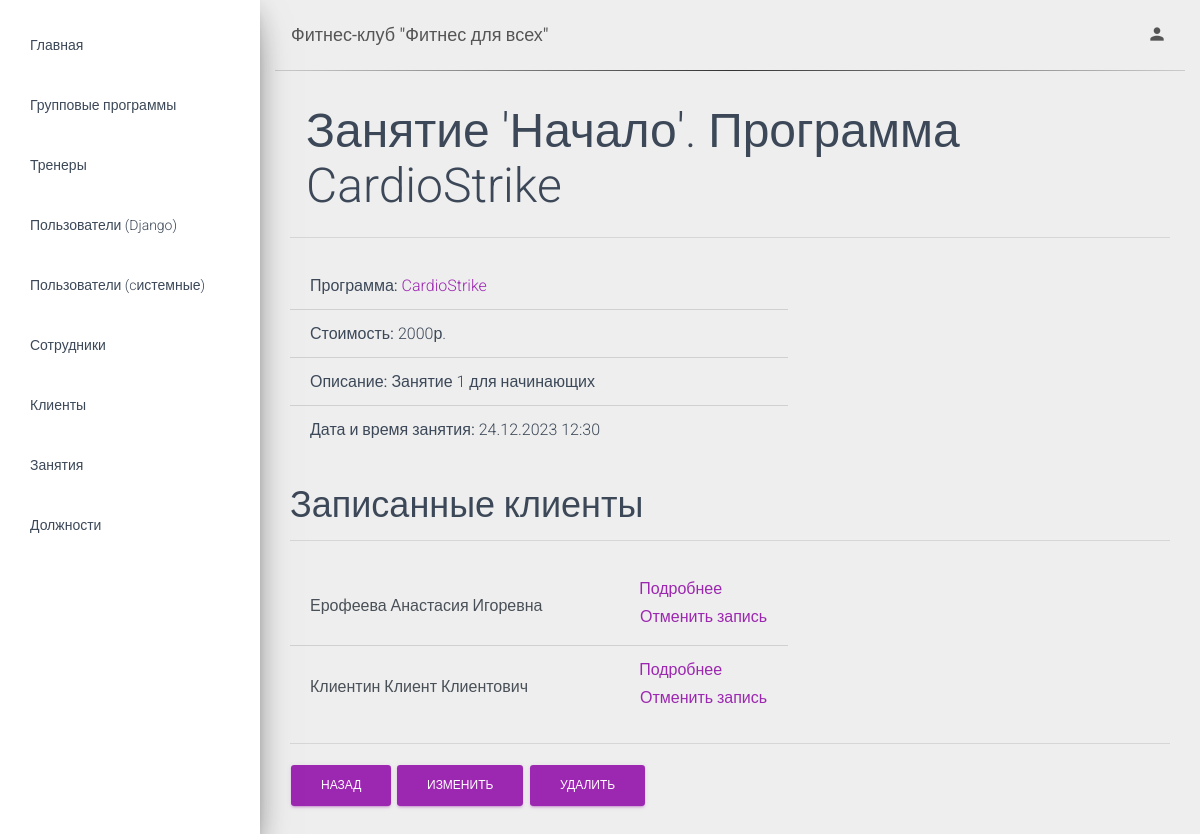
The page /workout/1 (signed in) on the database its author committed.
### apps/common/models.py (models this page shows, shortened)
class Workout(models.Model):
    workout_name = models.CharField(max_length=500, null=False, blank=False)
    workout_description = models.CharField(max_length=1000, null=True, blank=True)
    program = models.ForeignKey(Program, on_delete=models.RESTRICT)
    trainer = models.ForeignKey(Trainer, on_delete=models.SET_NULL, null=True, blank=True)
    workout_datetime = models.DateTimeField(null=True, blank=True)
    client = models.ManyToManyField(Client, blank=True)
    class Meta:
        ordering = ["workout_datetime", "program", "workout_name"]
    def __str__(self):
        return f"Занятие '{self.workout_name}'. Программа {self.program.name}"

class Program(models.Model):
    name = models.CharField(max_length=500, null=False, blank=False, unique=True)
    description = models.CharField(max_length=1000, null=True, blank=True)
    cost = models.IntegerField(null=True, blank=True)
    class Meta:
        ordering = ["name"]

class Client(models.Model):
    fitness_user = models.OneToOneField(FitnessUser, on_delete=models.RESTRICT)
    has_subscription = models.BooleanField()
    class Meta:
        ordering = ["fitness_user__full_name"]

class FitnessUser(models.Model):
    SEX = (
        ("м", "Мужской"),
        ("ж", "Женский"),
        ("н", "Не указано"),
    )
    user = models.OneToOneField(User, on_delete=models.RESTRICT, default=None)
    full_name = models.CharField(max_length=255)
    gender = models.CharField(max_length=1, choices=SEX, blank=True, default="н")
    phone_number = models.CharField(max_length=11, null=True, blank=True)
    birth_date = models.DateField(null=True, blank=True)
    class Meta:
        ordering = ["full_name"]

### apps/common/views.py (the view)
# urls.py: re_path(r'^workout/(?P<pk>\d+)$', views.WorkoutDetailView.as_view(), name='workout-detail'),
class WorkoutDetailView(LoginRequiredMixin, UserPassesTestMixin, generic.DetailView):
    model = Workout
    template_name = "workout_detail.html"
    def test_func(self):
        return is_user_in_group(self.request.user, "Администратор") or (
                is_user_in_group(self.request.user, "Клиент") and Client.objects.get(
            fitness_user_id=FitnessUser.objects.get(user_id=self.request.user.id).id).workout_set.contains(
            self.get_object()))

### apps/common/services.py (called while the page is built)
def is_user_in_group(user, group_name: str):
    return user.groups.filter(name=group_name).exists()

### templates/common/workout_detail.html (shortened to what this page needs)
{% extends 'base.html' %}
{% block content %}
    <h1 class="p-3" style="font-size: xxx-large">{{ workout }}</h1>
    <hr class="mt-1 mb-4"/>
    <ul class="list-group list-group-flush col-sm-7">
        <li class="list-group-item border-bottom-0"><strong>Программа:</strong> <a
                href="{% url 'program-detail' pk=workout.program.id %}">{{ workout.program.name }}</a>
        </li>
        <li class="list-group-item border-bottom-0"><strong>Стоимость:</strong> {{ workout.program.cost }}р.
        </li>
        <li class="list-group-item border-bottom-0"><strong>Описание:</strong> {{ workout.workout_description }}
        </li>
        <li class="list-group-item border-bottom-0">
            <strong>Дата и время занятия:</strong> {{ workout.workout_datetime|date:'d.m.Y H:i' }}
        </li>
    </ul>
    {% for group in request.user.groups.all %}
        {% if group.name == 'Клиент' %}
            <hr/>
            <div>
                <p class="col-sm-7 list-group-item border-top-0" style="font-size: large">
                    <strong>Вы записаны на занятие</strong>
                </p>
            </div>
            <hr/>
        {% elif group.name == 'Администратор' %}
            <div class="mt-4">
                <h2>Записанные клиенты</h2>
                <hr class="mt-0 mb-4"/>
                <ul class="list-group list-group-flush col-sm-7">
                    {% for client in workout.client.all %}
                        <li class="list-group-item list-group-item-action d-flex
                                   justify-content-between align-items-center border-bottom-0">
                            <p class="p-0 m-0">{{ client.fitness_user.full_name }}</p>
                            <div>
                                <div style="margin-right: 1em;"><a href="{% url 'client-workouts' pk=client.id %}">Подробнее</a>
                                </div>
                                <form class="p-0 m-0" method="POST"
                                      action="{% url "unregister" %}">
                                    <button class="btn btn-link btn-primary p-0" type="submit"
                                            style="font-size: 16px; font-weight: 200; text-transform: initial;">Отменить
                                        запись
                                    </button>
                                </form>
                            </div>
                        </li>
                    {% endfor %}
                </ul>
            </div>
            <hr/>
        {% endif %}
    {% endfor %}
    <div>
        <a class="btn btn-primary" href="{% url 'workouts' %}">Назад</a>
        {% for group in request.user.groups.all %}
            {% if group.name == 'Администратор' %}
                <a class="btn btn-primary" href="{% url 'update-workout' pk=workout.id %}">Изменить</a>
                <form style="display: inline;" method="POST" action="{% url "delete-workout" pk=workout.id %}">
                    <button class="btn btn-primary">Удалить</button>
                </form>
            {% endif %}
        {% endfor %}
    </div>
{% endblock %}

### templates/sidebar.html (shortened to what this page needs)
{% url 'positions' as positions %}
{% url 'programs' as programs %}
{% url 'workouts' as workouts %}
{% url 'clients' as clients %}
{% url 'trainers' as trainers %}
<div class="sidebar" data-color="purple" data-background-color="white">
    <div class="sidebar-wrapper">
        <ul class="nav">
            <li class="nav-item {% if request.path == '/' %}active{% endif %}">
                <a class="nav-link" href="/">
                    <p>Главная</p>
                </a>
            </li>
            <li class="nav-item {% if request.path == programs %}active{% endif %}">
                <a class="nav-link" href="{{ programs }}">
                    <p style="text-transform: none">Групповые программы</p>
                </a>
            </li>
            <li class="nav-item {% if request.path == trainers %}active{% endif %}">
                <a class="nav-link" href="{{ trainers }}">
                    <p>Тренеры</p>
                </a>
            </li>
            {% for group in request.user.groups.all %}
                {% if group.name == 'Администратор' %}
                    <li class="nav-item">
                        <a class="nav-link" href="/page-user.html">
                            <p>Пользователи (Django)</p>
                        </a>
                    </li>
                    <li class="nav-item">
                        <a class="nav-link" href="/page-user.html">
                            <p style="text-transform: none">Пользователи (cистемные)</p>
                        </a>
                    </li>
                    <li class="nav-item">
                        <a class="nav-link" href="/page-user.html">
                            <p>Сотрудники</p>
                        </a>
                    </li>
                    <li class="nav-item {% if request.path == clients %}active{% endif %}">
                        <a class="nav-link" href="{{ clients }}">
                            <p>Клиенты</p>
                        </a>
                    </li>
                    <li class="nav-item {% if request.path == workouts %}active{% endif %}">
                        <a class="nav-link" href="{{ workouts }}">
                            <p>Занятия</p>
                        </a>
                    </li>
                    <li class="nav-item {% if request.path == positions %}active{% endif %}">
                        <a class="nav-link" href="{{ positions }}">
                            <p style="text-transform: none">Должности</p>
                        </a>
                    </li>
                {% endif %}
            {% endfor %}
        </ul>
    </div>
</div>

### static/assets/css/custom.css (style rules this page uses)
.list-group-flush:first-child, .list-group-item:first-child { border-top: 0; }

### rows shown on the page
Workout: workout_name+program "Занятие 'Начало'. Программа CardioStrike", program.name "CardioStrike", program.cost "2000", workout_description "Занятие 1 для начинающих", workout_datetime "24.12.2023 12:30"
Client: fitness_user.full_name "Ерофеева Анастасия Игоревна"
Client: fitness_user.full_name "Клиентин Клиент Клиентович"
